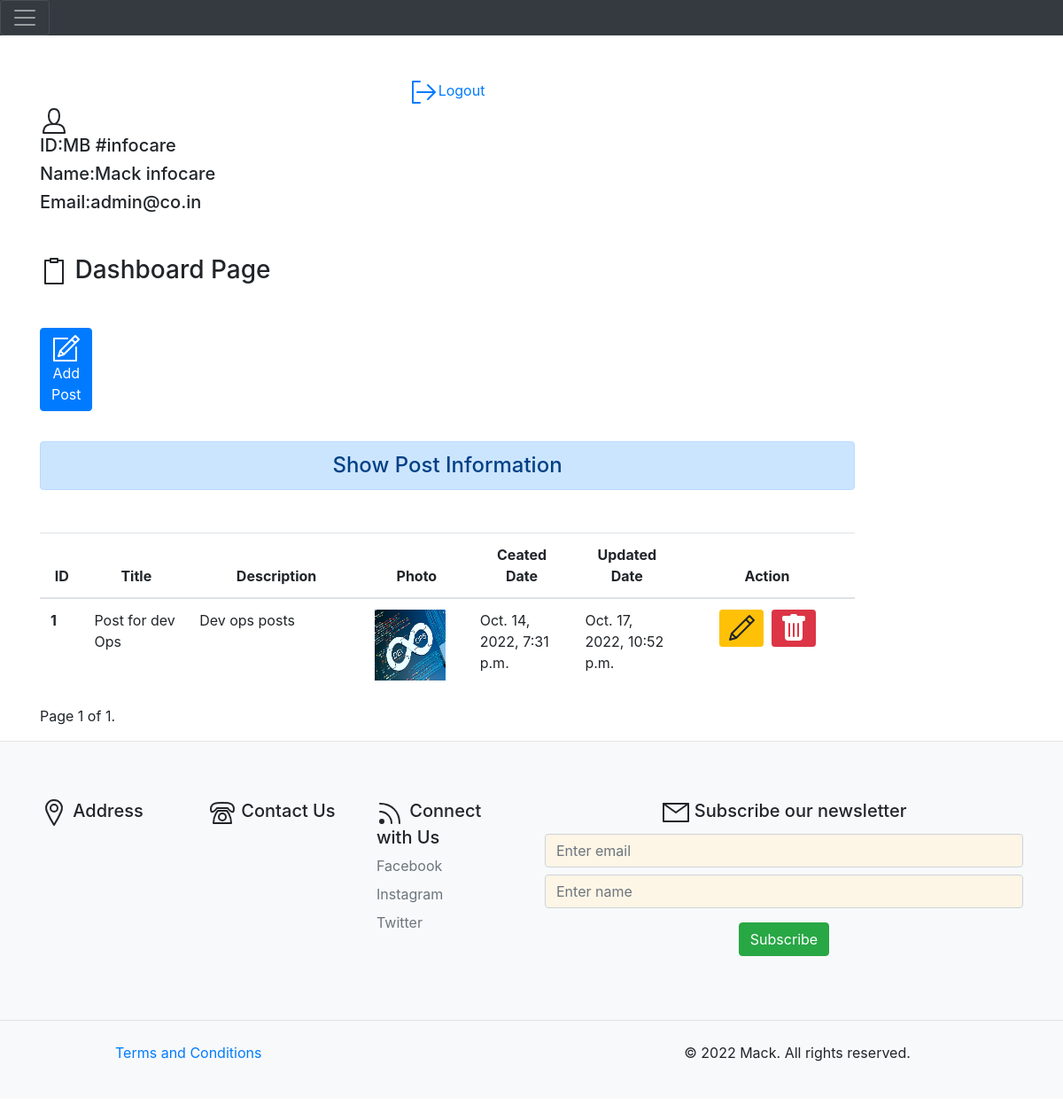
Page /dashboard/ (signed in) on the earlier database version.
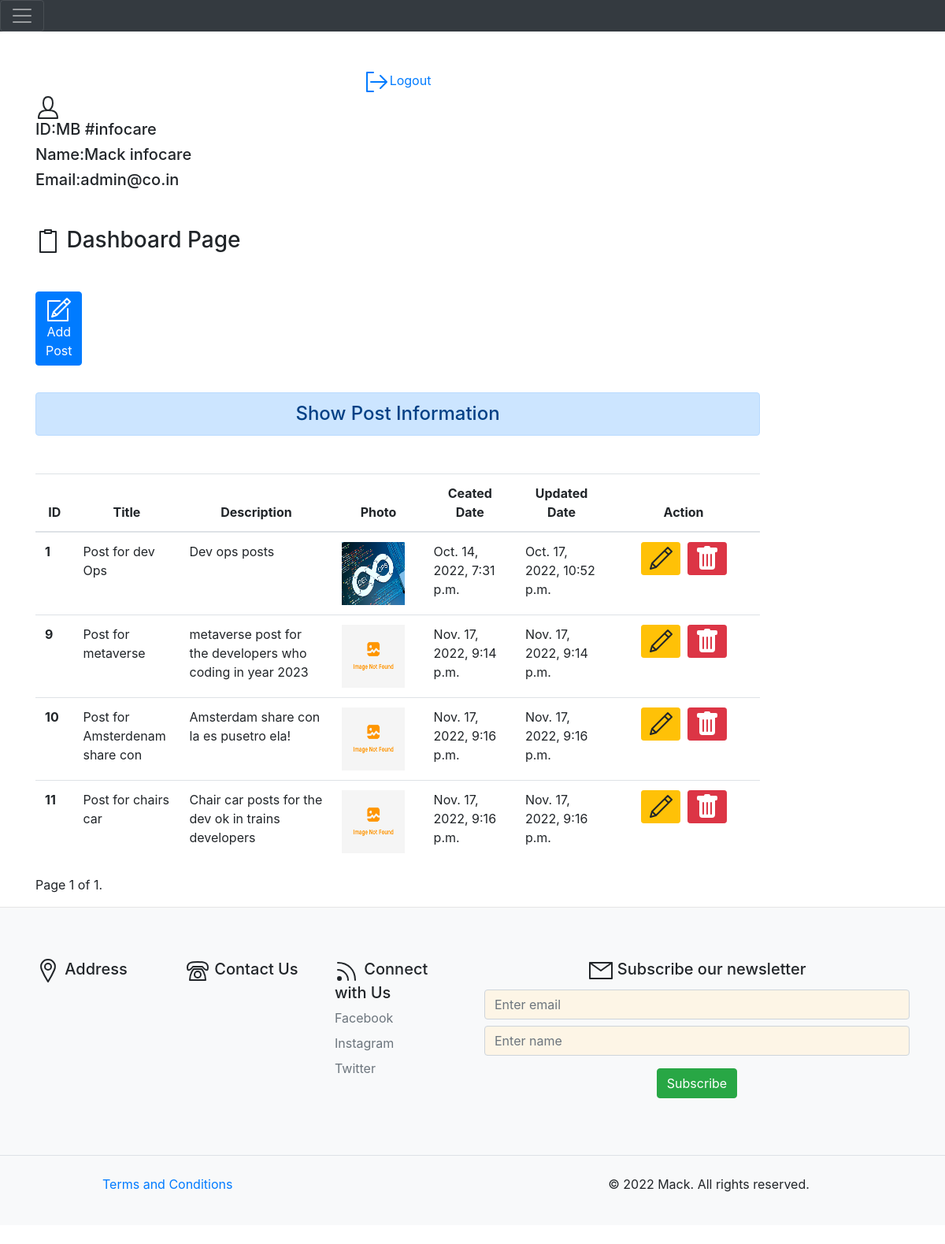
Same page on the later database version.
### blog/models.py (models this page shows, shortened)
class Post(models.Model):
    title = models.CharField(max_length=500)
    description = models.TextField(max_length=500)
    photo = models.ImageField(upload_to='static/images/',blank=True)
    created_at = models.DateTimeField(auto_now_add=True)
    updated_at = models.DateTimeField(auto_now=True)
    class Meta:
        verbose_name = 'Post'
        verbose_name_plural = 'Post'

### blog/views.py (the view)
# urls.py: path('dashboard/', views.dashboard, name="dashboard"),
def dashboard(request):
    if request.user.is_authenticated:
        posts = Post.objects.all()
        paginator = Paginator(posts, 5)
        page_number = request.GET.get('page')
        page_obj = paginator.get_page(page_number)
        user = request.user
        full_name = user.get_full_name()
        email = user.email
        gps = user.groups.all()
        short_name = user.last_name
        def fun(short_name):
            return('#'+short_name)
        return render(request, 'blog/dashboard.html', {'posts': page_obj, 'full_name': full_name, 'groups': gps, 'email': email, 'page_obj': page_obj,'last_name':fun(short_name)})
    else:
        return HttpResponseRedirect('/login/')

### blog/templates/blog/dashboard.html (shortened to what this page needs)
{% extends 'blog/base.html' %}
{% load  static %}
{% block side %}
<div class="col-sm-10">
  <div align="center">
    <a href="{% url 'logout'%}"><svg id="i-signout" xmlns="http://www.w3.org/2000/svg" viewBox="0 0 32 32" width="32" height="32" fill="none" stroke="currentcolor" stroke-linecap="round" stroke-linejoin="round" stroke-width="2">
      <path d="M28 16 L8 16 M20 8 L28 16 20 24 M11 28 L3 28 3 4 11 4" />
    </svg>Logout</a>
  </div>
  <div class="col-sm-2" style="display: contents;>
    <h4 class="my-5">
    <h5>ID:MB {{last_name}}</h5>
    <h5>Name:{{full_name}}</h5>
    <h5>Email:{{email}}</h5>
  </div>
{% endblock side %}
{% block content%}
    <h3 class="my-5"><svg id="i-clipboard" xmlns="http://www.w3.org/2000/svg" viewBox="0 0 32 32" width="32" height="32" fill="none" stroke="currentcolor" stroke-linecap="round" stroke-linejoin="round" stroke-width="2">
      <path d="M12 2 L12 6 20 6 20 2 12 2 Z M11 4 L6 4 6 30 26 30 26 4 21 4" />
  </svg> Dashboard Page</h3>
    <div class="animate">
    <a href="{% url 'add_post'%}" class="btn btn-primary"><svg id="i-compose" xmlns="http://www.w3.org/2000/svg" viewBox="0 0 32 32" width="32" height="32" fill="none" stroke="currentcolor" stroke-linecap="round" stroke-linejoin="round" stroke-width="2">
      <path d="M27 15 L27 30 2 30 2 5 17 5 M30 6 L26 2 9 19 7 25 13 23 Z M22 6 L26 10 Z M9 19 L13 23 Z" />
  </svg> Add Post</a>
  </div>
  <br></br>
    <h4 class="text-center alert alert-primary my-5">Show Post Information</h4>
    {% if posts %}
    <div style="overflow-x:auto;">
    <table class="table table-hover ">
      <thead>
        <tr class="text-center">
          <th scope="col" style="width:5%">ID</th>
          <th scope="col" style="width:12%">Title</th>
          <th scope="col" style="width:20%">Description</th>
          <th scope="col" style="width:12%">Photo</th>
          <th scope="col" style="width:12%">Ceated Date</th>
          <th scope="col" style="width:12%">Updated Date</th>
          <th scope="col" style="width:20%">Action</th>
        </tr>
      </thead>
      <tbody>
        {% if page_obj %}
        {% for post in posts %}
        <tr>
          <th scope="row">{{post.id}}</th>
          <td>{{post.title}}</td>
          <td>{{post.description}}</td>
          {% if post.photo %}
          <td><img src="{{post.photo.url}}" alt="no image found" height=80 width=80></img></td>
          {% else %}
          <td><img src="/static/images/image_not_found.png" alt="" height=80 width=80></img></td>
          {% endif %}
          <td>{{post.created_at}}</td>
          <td>{{post.updated_at}}</td>
          <td class="text-center">
            <a href="{% url 'update_post' post.id %}" class="btn btn-warning btn-sm"><svg id="i-edit" xmlns="http://www.w3.org/2000/svg" viewBox="0 0 32 32" width="32" height="32" fill="none" stroke="currentcolor" stroke-linecap="round" stroke-linejoin="round" stroke-width="2">
              <path d="M30 7 L25 2 5 22 3 29 10 27 Z M21 6 L26 11 Z M5 22 L10 27 Z" />
          </svg></a>&nbsp;
            {% if  perms.blog.delete_post %}
            <form action="{% url 'delete' post.id %}" method="post" class="d-inline">
            <button class="btn btn-danger btn-sm"></button>
            </form>
          {% endif %}
          </td>
        </tr>
        {% endfor %}
        {% endif %}
      </tbody>
    </table>
   </div>
<div class="pagination">
  <span class="step-links">
      <span class="current">
          Page {{ page_obj.number }} of {{ page_obj.paginator.num_pages }}.
      </span>
  </span>
</div>
    {% else %}
    <h4 class="text-center alert alert-warning">No Data Found</h4>
    {% endif %}
    </div>
</div>
{% endblock content%}

### blog/templates/blog/base.html (shortened to what this page needs)
<!DOCTYPE html>
{% load static %}
<html lang="en">
<head>
    <link rel="stylesheet" href="{% static  'blog/css/bootstrap.css'%}">
    <link rel="stylesheet" href="{% static  'blog/css/style.css'%}">
</head>
<body>
    {% include 'blog/navbar.html' %}
<br>
<div class="container">
<div class="row">
    {% block side%}
    {% endblock side%}
    {% block content%}
    {% endblock content%}
</div>
<div class="fluid bg-light ">
    <div>
    {% include 'blog/footer.html' %}
</body>
</html>

### blog/templates/blog/navbar.html (shortened to what this page needs)
    <nav class="navbar navbar-dark bg-dark" style="padding: inherit;">
      <button class="navbar-toggler" type="button" data-toggle="collapse" data-target="#navbarToggleExternalContent" aria-controls="navbarToggleExternalContent" aria-expanded="false" aria-label="Toggle navigation">
        <span class="navbar-toggler-icon"></span>
      </button>
    </nav>

### blog/templates/blog/footer.html (shortened to what this page needs)
{% load static %}
<footer>
<hr width="100%;" color="white"size="10">
<div class="container">
    <footer class="py-5">
      <div class="row">
        <div class="col-6 col-md-2 mb-3">
          <h5> Address</h5>
        </div>
        <div class="col-6 col-md-2 mb-3">
          <h5> Contact Us </h5>
          <ol class="nav flex-column">
            <li class="nav-item mb-2"><p class="nav-link p-0 text-muted">{{footer_contact}}</p></li>
          </ol>
        </div>
        <div class="col-6 col-md-2 mb-3">
          <h5><svg id="i-feed" xmlns="http://www.w3.org/2000/svg" viewBox="0 0 32 32" width="32" height="32" fill="none" stroke="currentcolor" stroke-linecap="round" stroke-linejoin="round" stroke-width="2">
            <circle cx="6" cy="26" r="2" fill="currentColor" />
            <path d="M4 15 C11 15 17 21 17 28 M4 6 C17 6 26 15 26 28" />
        </svg> Connect with Us </h5>
          <ul class="nav flex-column">
            <li class="nav-item mb-2"><a href="{{footer_fb}}" class="nav-link p-0 text-muted">Facebook</a></li>
            <li class="nav-item mb-2"><a href="{{footer_ins}}" class="nav-link p-0 text-muted">Instagram</a></li>
            <li class="nav-item mb-2"><a href="{{footer_twi}}" class="nav-link p-0 text-muted">Twitter</a></li>
          </ul>
        </div>
        <div class="col-lg-6 col-md-6" style="display: block;">
        <form enctype="multipart/form-data" method="POST" style="text-align: center;">
            <div class="form-group">
                <h5><svg id="i-mail" xmlns="http://www.w3.org/2000/svg" viewBox="0 0 32 32" width="32" height="32" fill="none" stroke="currentcolor" stroke-linecap="round" stroke-linejoin="round" stroke-width="2">
              <path d="M2 26 L30 26 30 6 2 6 Z M2 6 L16 16 30 6" />
          </svg> Subscribe our newsletter</h5>
                <input type="email" class="form-control"  id="userEmail" placeholder="Enter email" required>
                <input type="text" class="form-control mt-2" id="userName" placeholder="Enter name" required>
            </div>
             <button type="submit" id="submit" class="btn btn-success">Subscribe</button>
        </form>
    </div>
</body>
</html>
      <div class="d-flex flex-column flex-sm-row justify-content-between py-4 my-4 border-top">
        <div class="col-md-5 offset-md-1 mb-3">
          <a href="{% url 'terms'%}" class="col-6 col-md-2 mb-3">Terms and Conditions</a>
      </div>
        <p>&copy; 2022 Mack. All rights reserved.</p>
      </div>
    </body>
  </html>

### blog/static/blog/css/style.css (style rules this page uses)
.form-control, .form-control:focus { background-color: oldlace; }

### blog/templates/blog/dashboard.html (style rules this page uses)
.animate { height: 32px; width: 32px; transition: width 2s; }

Differences in the rows shown:
added Post: id "9", title "Post for metaverse", description "metaverse post for the developers who coding in year 2023", created_at "Nov. 17, 2022, 9:14 p.m.", updated_at "Nov. 17, 2022, 9:14 p.m."
added Post: id "10", title "Post for Amsterdenam share con", description "Amsterdam share con la es pusetro ela!", created_at "Nov. 17, 2022, 9:16 p.m.", updated_at "Nov. 17, 2022, 9:16 p.m."
added Post: id "11", title "Post for chairs car", description "Chair car posts for the dev ok in trains developers", created_at "Nov. 17, 2022, 9:16 p.m.", updated_at "Nov. 17, 2022, 9:16 p.m."
